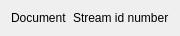
<?xml version="1.0" encoding="UTF-8"?>
<ui version="4.0">
 <class>DataStreamWidget</class>
 <widget class="QWidget" name="DataStreamWidget">
  <property name="geometry">
   <rect>
    <x>0</x>
    <y>0</y>
    <width>158</width>
    <height>33</height>
   </rect>
  </property>
  <property name="windowTitle">
   <string>Form</string>
  </property>
  <layout class="QGridLayout" name="gridLayout_2">
   <item row="0" column="0">
    <layout class="QGridLayout" name="gridLayout">
     <item row="0" column="0">
      <widget class="QLabel" name="lbl_loaded_document">
       <property name="text">
        <string>Document</string>
       </property>
      </widget>
     </item>
     <item row="0" column="1">
      <widget class="QLabel" name="lbl_stream_id">
       <property name="text">
        <string>Stream id number</string>
       </property>
      </widget>
     </item>
    </layout>
   </item>
   <item row="1" column="0">
    <layout class="QGridLayout" name="parameter_layout"/>
   </item>
  </layout>
 </widget>
 <resources/>
 <connections/>
</ui>
